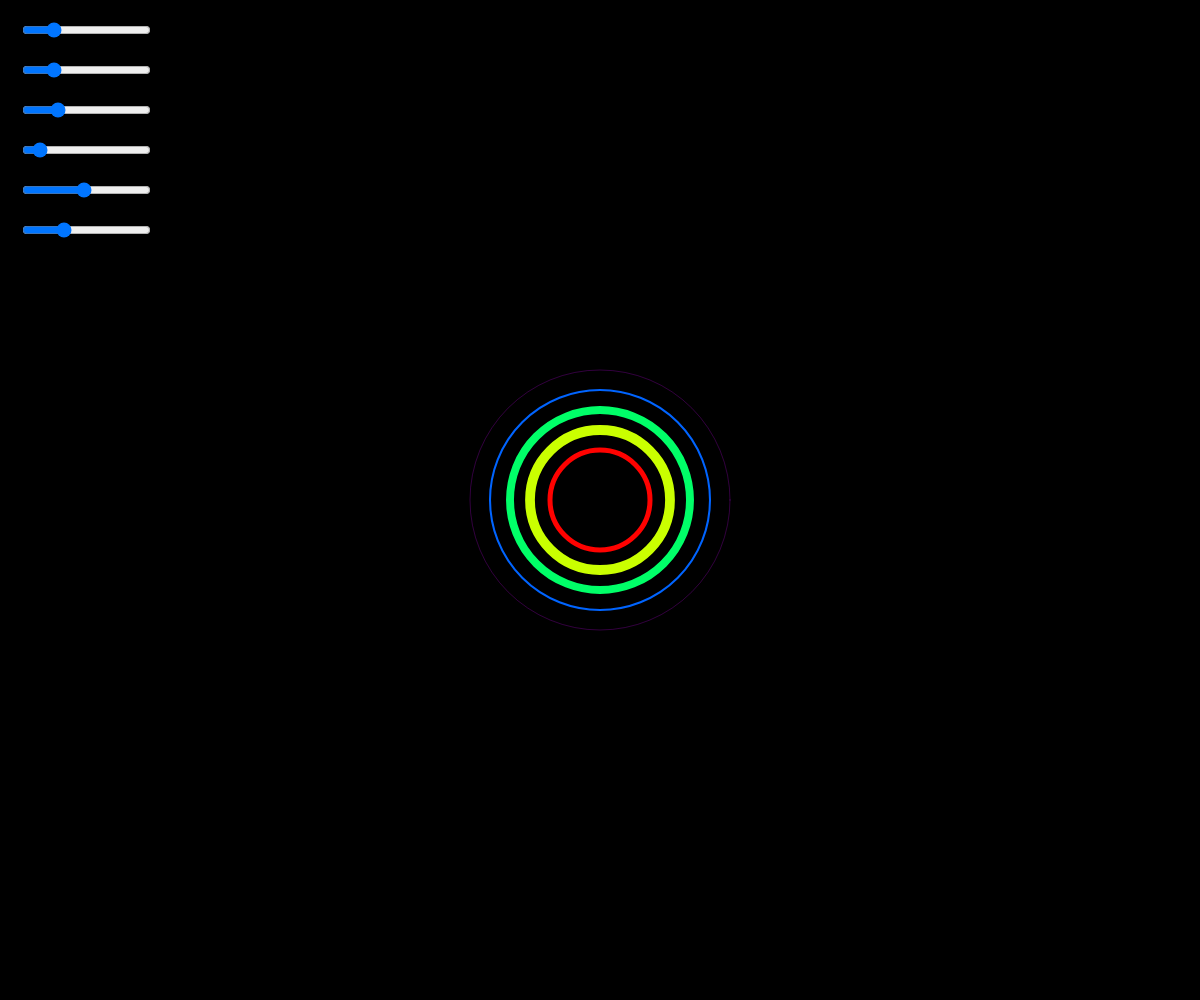
Frame 1 (no input)
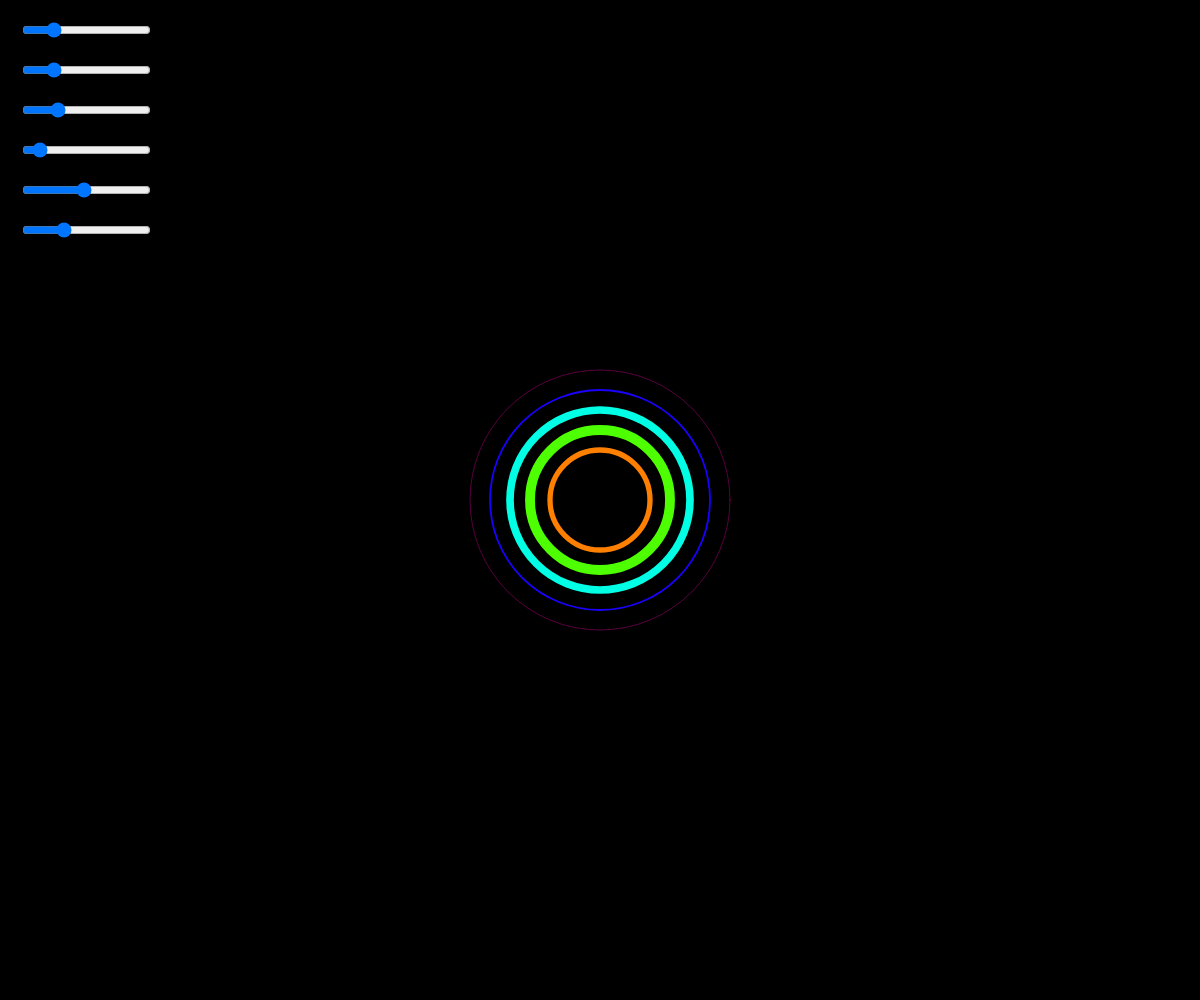
Frame 60 (no input)
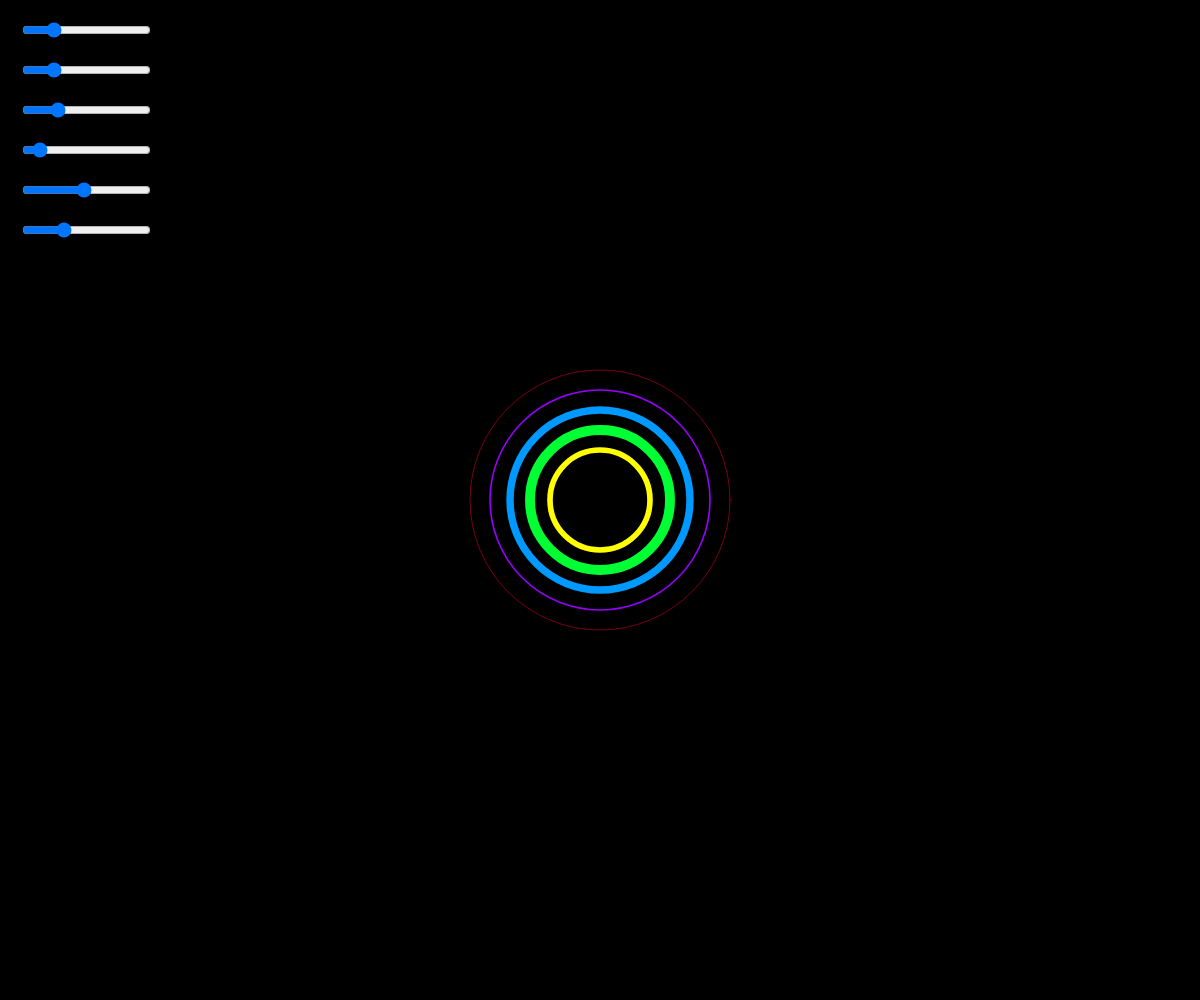
Frame 120 (the mouse pressed at the canvas centre since frame 60)

The p5.js sketch that drew these frames (run headless with seeded random() and noise() and a simulated clock; from frame 60 on, the mouse is pressed at the canvas centre):

// p5.js sketch
// ── sketch.js
let numCirclesSlider;
let baseRadiusSlider;
let radiusIncrementSlider;
let frequencySlider;
let maxStrokeWidthSlider;
let colorSpeedSlider;

function setup() {
  createCanvas(windowWidth, windowHeight);
  
  // Create sliders with labels
  createP('Number of Circles').position(20, 0);
  numCirclesSlider = createSlider(1, 20, 5, 1);
  numCirclesSlider.position(20, 20);
  
  createP('Base Radius').position(20, 40);
  baseRadiusSlider = createSlider(10, 200, 50, 1);
  baseRadiusSlider.position(20, 60);
  
  createP('Radius Increment').position(20, 80);
  radiusIncrementSlider = createSlider(10, 50, 20, 1);
  radiusIncrementSlider.position(20, 100);
  
  createP('Oscillation Frequency').position(20, 120);
  frequencySlider = createSlider(0.001, 0.1, 0.01, 0.001);
  frequencySlider.position(20, 140);
  
  createP('Max Stroke Width').position(20, 160);
  maxStrokeWidthSlider = createSlider(1, 20, 10, 1);
  maxStrokeWidthSlider.position(20, 180);
  
  createP('Color Cycle Speed').position(20, 200);
  colorSpeedSlider = createSlider(0, 100, 30, 1);
  colorSpeedSlider.position(20, 220);
}

function draw() {
  background(0); // Black background
  colorMode(HSB, 360, 100, 100); // Set color mode to HSB
  
  // Retrieve current parameter values
  let numCircles = numCirclesSlider.value();
  let baseRadius = baseRadiusSlider.value();
  let radiusIncrement = radiusIncrementSlider.value();
  let frequency = frequencySlider.value();
  let maxStrokeWidth = maxStrokeWidthSlider.value();
  let colorSpeed = colorSpeedSlider.value();
  
  let time = millis() / 1000; // Time in seconds
  let hue = (time * colorSpeed) % 360;
  let hueOffset = 360 / numCircles;
  let phaseOffset = 2 * PI / numCircles;
  let centerX = width / 2;
  let centerY = height / 2;
  
  noFill(); // Circles are outlines only
  
  // Draw each circle
  for (let i = 0; i < numCircles; i++) {
    let radius = baseRadius + i * radiusIncrement;
    let arg = 2 * PI * frequency * time + i * phaseOffset;
    let strokeWidth = maxStrokeWidth * (0.5 + 0.5 * sin(arg));
    strokeWeight(strokeWidth);
    stroke((hue + i * hueOffset) % 360, 100, 100);
    ellipse(centerX, centerY, radius * 2);
  }
}

function windowResized() {
  resizeCanvas(windowWidth, windowHeight);
}
